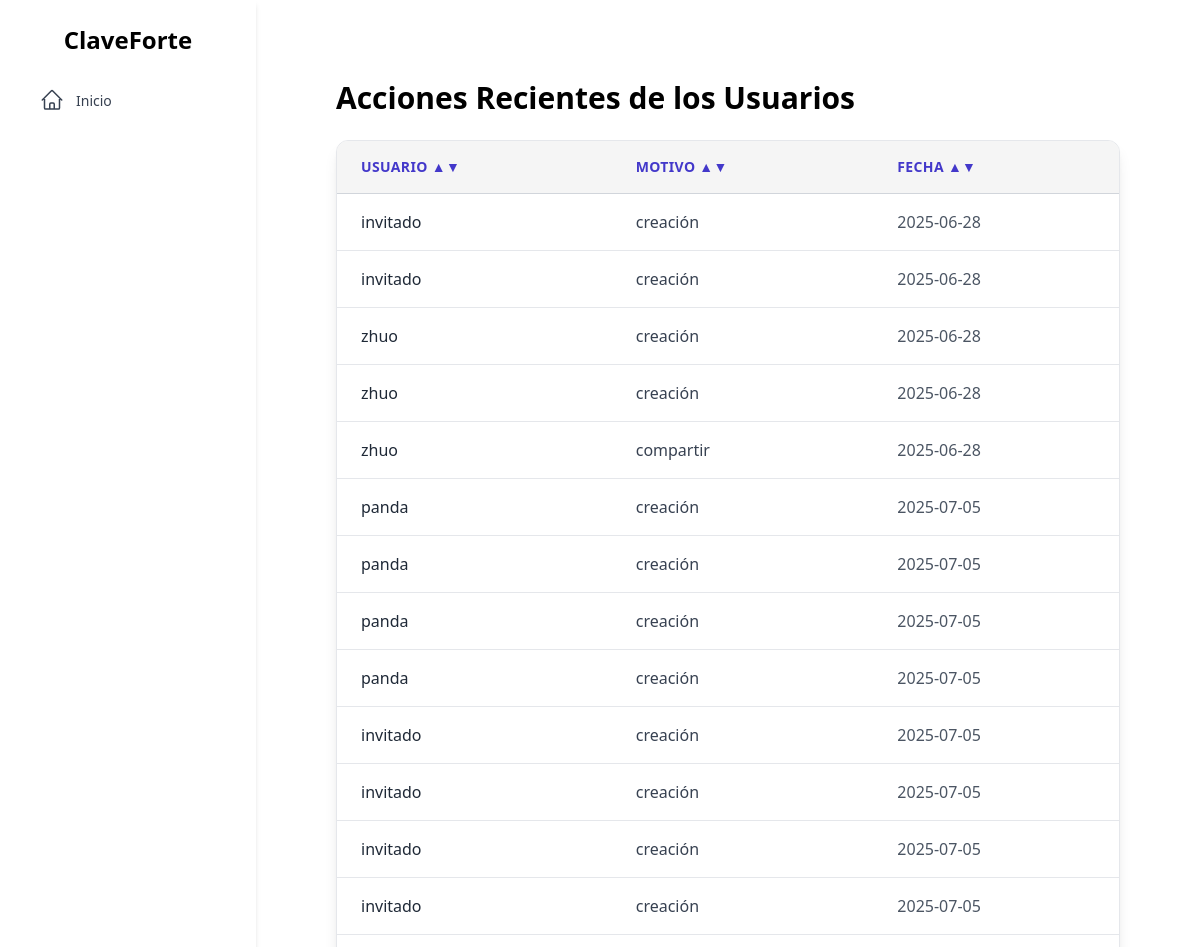
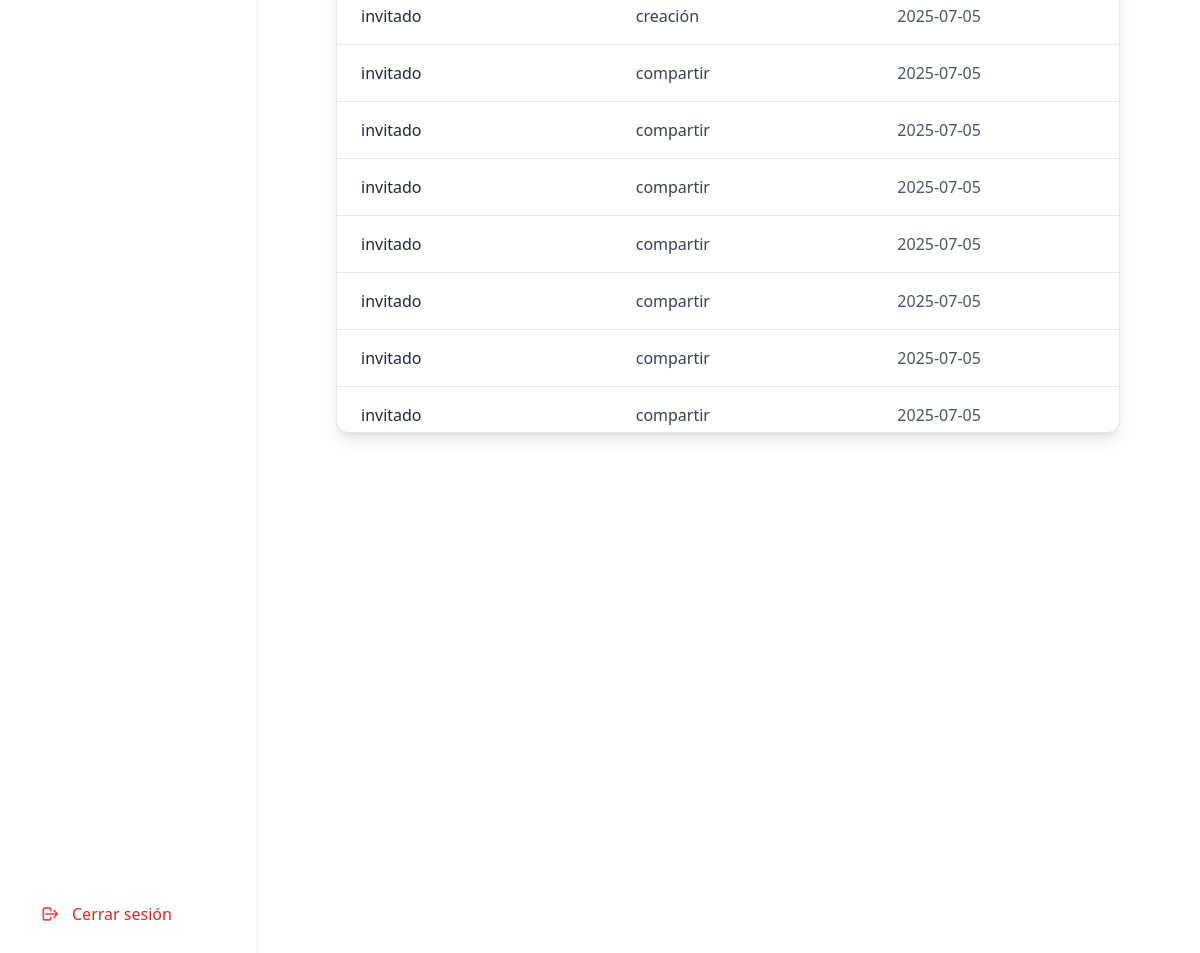
Before: /recent_actions with the older database file (2 pictures, top to bottom).
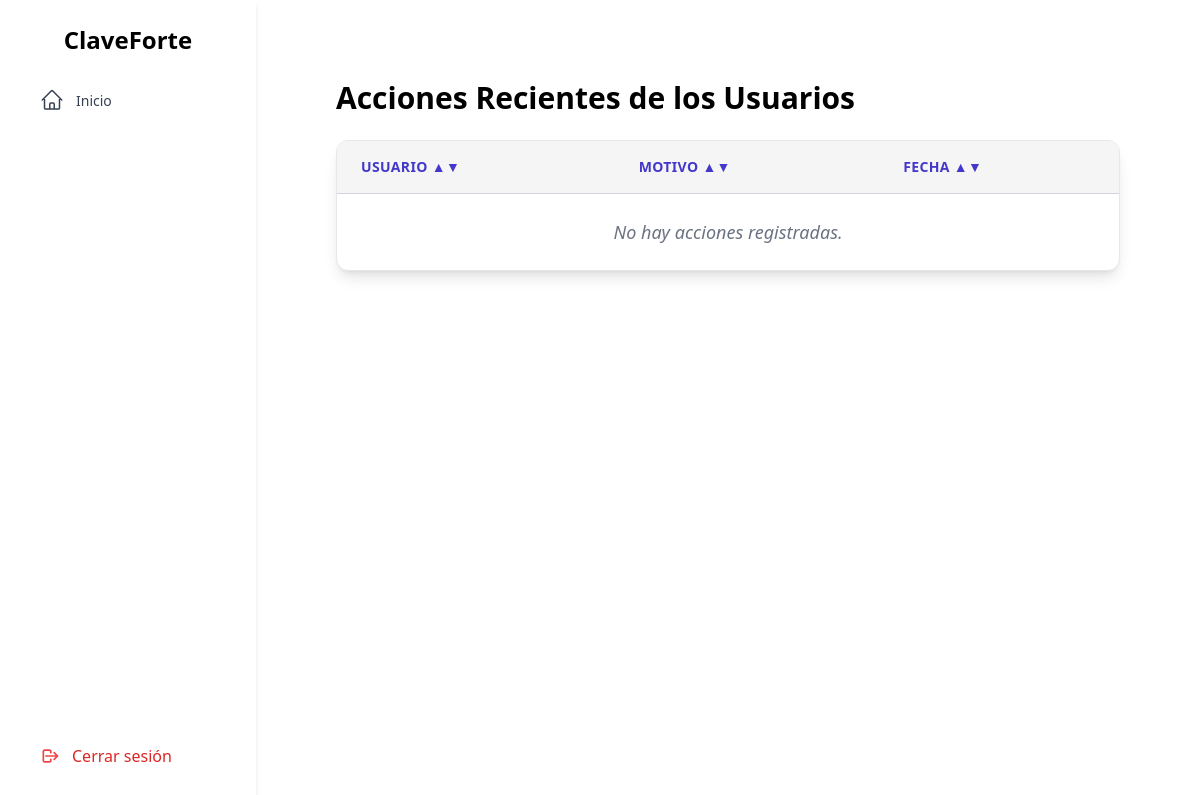
After: the same page with the newer database file.
### tables this page shows
CREATE TABLE Access (
        id_access       INTEGER PRIMARY KEY AUTOINCREMENT,
        timestam        TEXT NOT NULL,  -- Fecha en formato ISO
        motivo          TEXT,
        usr_name        TEXT,
        id_usr          INTEGER NOT NULL,
        id_credential   INTEGER NOT NULL,
        FOREIGN KEY (id_usr) REFERENCES Users(id_usr),
        FOREIGN KEY (id_credential) REFERENCES Credentials(id_credential)
    );

### app.py (the view)
@app.route('/recent_actions')
def acciones_recientes():
    active_rol = session.get('usuario_rol')
    rcnt_act = []
    try:
        conn = sqlite3.connect('instance/ClaveForte.db')
        conn.row_factory = sqlite3.Row  # Permite acceder a columnas por nombre
        cursor = conn.cursor()
        cursor.execute('''
            SELECT * FROM Access
        ''')
        rcnt_act = cursor.fetchall()
    except Exception as e:
        print(f"Error al recuperar acciones recientes: {e}")
    finally:
        conn.close()
    return render_template('./admin/recent/recent.html',
                           usr_rol=active_rol,
                           recent_acctions=rcnt_act)

### templates/admin/recent/recent.html (shortened to what this page needs)
{% extends './layout.html' %}
{% block content %}
<div class="flex-1 p-10">
    <h1 class="text-3xl font-bold mb-6 text-black">Acciones Recientes de los Usuarios</h1>
    <div class="w-full overflow-x-auto bg-white shadow-lg rounded-xl border border-gray-200">
    <div class="max-h-[65vh] overflow-y-auto">
        <table id="tablaAcciones" class="min-w-full divide-y divide-gray-300">
            <thead class="bg-[rgb(245,245,245)] sticky top-0 z-10">
                <tr>
                    <th onclick="ordenarTabla(0)" class="cursor-pointer px-6 py-4 text-left text-sm font-bold text-indigo-700 uppercase tracking-wide bg-[rgb(245,245,245)]">
                        Usuario ▲▼
                    </th>
                    <th onclick="ordenarTabla(1)" class="cursor-pointer px-6 py-4 text-left text-sm font-bold text-indigo-700 uppercase tracking-wide bg-[rgb(245,245,245)]">
                        Motivo ▲▼
                    </th>
                    <th onclick="ordenarTabla(2)" class="cursor-pointer px-6 py-4 text-left text-sm font-bold text-indigo-700 uppercase tracking-wide bg-[rgb(245,245,245)]">
                        Fecha ▲▼
                    </th>
                </tr>
            </thead>
            <tbody class="divide-y divide-gray-200">
                {% for accion in recent_acctions %}
                <tr class="hover:bg-indigo-50 transition-all duration-200">
                    <td class="px-6 py-4 text-base text-gray-800 font-medium">
                        {{ accion['usr_name'] }}
                    </td>
                    <td class="px-6 py-4 text-base text-gray-700">
                        {{ accion['motivo'] }}
                    </td>
                    <td class="px-6 py-4 text-base text-gray-600">
                        {{ accion['timestam'][:10] }}
                    </td>
                </tr>
                {% else %}
                <tr>
                    <td colspan="3" class="px-6 py-6 text-center text-gray-500 italic text-lg">
                        No hay acciones registradas.
                    </td>
                </tr>
                {% endfor %}
            </tbody>
        </table>
    </div>
    </div>
</div>
{% endblock %}

### templates/layout.html (shortened to what this page needs)
<!DOCTYPE html>
<html lang="es">
<head>
  <link href="https://cdn.jsdelivr.net/npm/tailwindcss@2.2.19/dist/tailwind.min.css" rel="stylesheet">
</head>
<body class="flex overflow-y-hidden h-full">
  {% include './sidebar/sidebar.html' with context%}
  <main class="flex-1 p-10">
    {% block content %}{% endblock %}
  </main>
</body>
</html>

### templates/sidebar/sidebar.html (shortened to what this page needs)
<!DOCTYPE html>
<html lang="es">
<head>
    <script src="https://cdn.tailwindcss.com"></script>
</head>
<body>
    <aside class="w-64 h-screen bg-white shadow-md p-6 flex flex-col justify-between">
    <div>
        <h2 class="text-2xl font-bold text-center mb-6">ClaveForte</h2>
        <nav>
            <ul class="space-y-2">
                <li>
                    <a href="/home" class="flex items-center gap-3 px-4 py-2 rounded hover:bg-indigo-100 text-gray-700 transition">
                        <span class="text-[14px]">Inicio</span>
                    </a>
                </li>
            </ul>
        </nav>
    </div>
    <div>
        <a href="/logout" class="flex items-center gap-3 px-4 py-2 rounded hover:bg-red-100 text-red-600 transition">
        <svg class="w-5 h-5 text-red-500" fill="none" stroke="currentColor" viewBox="0 0 24 24">
            <path stroke-linecap="round" stroke-linejoin="round" stroke-width="2" d="M17 16l4-4m0 0l-4-4m4 4H7m6 4v1a2 2 0 01-2 2H6a2 2 0 01-2-2V7a2 2 0 012-2h5a2 2 0 012 2v1" />
        </svg>
        <span>Cerrar sesión</span>
        </a>
    </div>
    </aside>
</body>
</html>

Changed rows visible on the page:
removed Access: usr_name "invitado", motivo "creación", timestam "2025-06-28"
removed Access: usr_name "invitado", motivo "creación", timestam "2025-06-28"
removed Access: usr_name "zhuo", motivo "creación", timestam "2025-06-28"
removed Access: usr_name "zhuo", motivo "creación", timestam "2025-06-28"
removed Access: usr_name "zhuo", motivo "compartir", timestam "2025-06-28"
removed Access: usr_name "panda", motivo "creación", timestam "2025-07-05"
removed Access: usr_name "panda", motivo "creación", timestam "2025-07-05"
removed Access: usr_name "panda", motivo "creación", timestam "2025-07-05"
removed Access: usr_name "panda", motivo "creación", timestam "2025-07-05"
removed Access: usr_name "invitado", motivo "creación", timestam "2025-07-05"
removed Access: usr_name "invitado", motivo "creación", timestam "2025-07-05"
removed Access: usr_name "invitado", motivo "creación", timestam "2025-07-05"
removed Access: usr_name "invitado", motivo "creación", timestam "2025-07-05"
removed Access: usr_name "invitado", motivo "creación", timestam "2025-07-05"
removed Access: usr_name "invitado", motivo "compartir", timestam "2025-07-05"
removed Access: usr_name "invitado", motivo "compartir", timestam "2025-07-05"
removed Access: usr_name "invitado", motivo "compartir", timestam "2025-07-05"
removed Access: usr_name "invitado", motivo "compartir", timestam "2025-07-05"
removed Access: usr_name "invitado", motivo "compartir", timestam "2025-07-05"
removed Access: usr_name "invitado", motivo "compartir", timestam "2025-07-05"
removed Access: usr_name "invitado", motivo "compartir", timestam "2025-07-05"
Other visible differences:
text now shown: "No hay acciones registradas."
